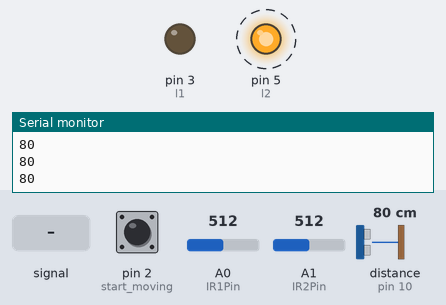
Simulated run of this sketch. Board: Arduino Uno, built with avr-gcc and run on an emulated ATmega328P. Shown: output pins drawn as LEDs (lit = HIGH), the last lines printed to the serial monitor. Wiring (inferred from the names in the program): ultrasonic range finder: trigger pin 11; echo pin 10. Dashed ring = blinking. The inputs (shaded band) are chosen by the test bench; at power-on: A0 (IR1Pin) = 512, distance to the obstacle (sensor on pin 10) 80 cm, pin 2 (start_moving) HIGH, A1 (IR2Pin) = 512. The echo pulse lasts 58.3 µs per cm; pins used as bus, display or sensor lines are not drawn.

Above: at 1.2 s.
1.3 s: A0 (IR1Pin) fed a 200 Hz sine of ±81 counts around its level
At 1.97 s:
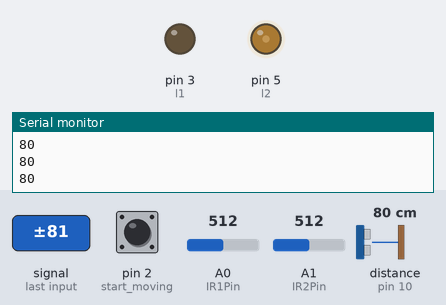
4.3 s: A0 (IR1Pin) set to 425
5.9 s: distance to the obstacle (sensor on pin 10) set to 60 cm
8.9 s: A1 (IR2Pin) fed a 50 Hz sine of ±306 counts around its level
At 9.18 s:
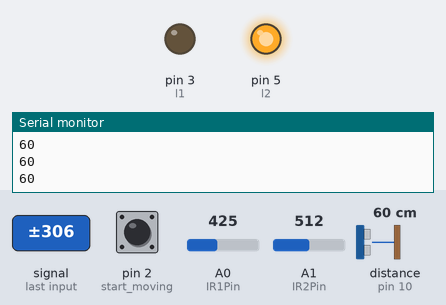
11.9 s: pin 2 (start_moving) pulled LOW for 3.2 s
At 15.47 s:
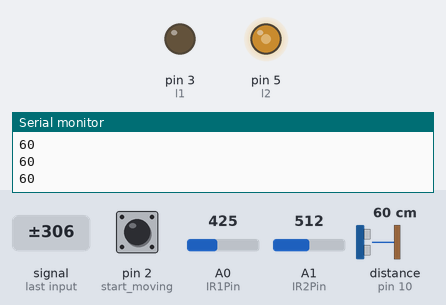
16.9 s: A0 (IR1Pin) fed a 1000 Hz sine of ±255 counts around its level
Timing chart, 0 to 20.9 s (numbered marks = the images above; inputs shaded):
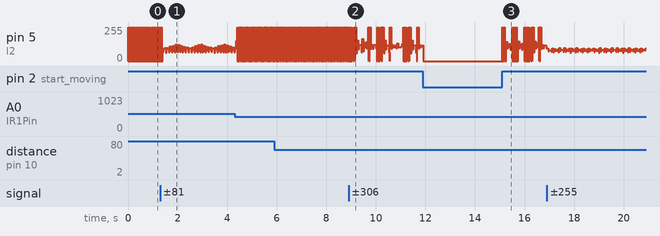

The sketch:

carrrr.ino
```cpp
#define r1 6
#define r2 9
#define l1 3
#define l2 5
#define IR1Pin  A0
#define IR2Pin  A1
#define SPEED 30
#define DISTANCE 10

int trig=11;
int echo=10;
long Pulseduration;
int distance=100;
int start_moving = 2;


void forwards(int speed);
void turnright();
void turnleft();
void brake(void);
void line_trace(int);
void slt();
void woohoo();
int check_dist();
bool state=false;
void setup() {
    Serial.begin(9600);
    pinMode(l1, OUTPUT);
    pinMode(l2, OUTPUT);
    pinMode(r1, OUTPUT);
    pinMode(r2, OUTPUT);
    pinMode(trig,OUTPUT);
    pinMode(echo,INPUT);

}
int cur_state=1;
int previous_state=1;
void loop() {
  cur_state=digitalRead(start_moving);


  while(digitalRead(start_moving)==1 && check_dist()>DISTANCE){
    for (int j=0; j<100; j++){

    line_trace(j);
    }

  }
  brake();

  if (cur_state!=previous_state && cur_state==1){
    while(check_dist()<DISTANCE+5){
    for (int i=0; i<100; i++){
      line_trace(i);
    }
    }
    delay(100);
    while(check_dist()>DISTANCE){
    for (int j=0; j<100; j++){
      line_trace(j);
    }

  }
  }
  previous_state=cur_state;

}

int check_dist(){
    digitalWrite(trig,LOW);
    delayMicroseconds(2);
    digitalWrite(trig,HIGH);
    delayMicroseconds(5);
    digitalWrite(trig,LOW);
    Pulseduration=pulseIn(echo,HIGH);
    distance=Pulseduration/58;
Serial.println(distance);
    return distance;
}
void line_trace(int j) {
    int lightVal1 = analogRead(IR1Pin);
    int lightVal2 = analogRead(IR2Pin);

    if (lightVal1 > 435) {
        if (lightVal2 > 435) {
            forwards(j);
        }
        else {
            turnright(j);
        }
    }
    else {
        if (lightVal2 < 435) {
            forwards(j);
        }
        else {
            turnleft(j);
        }
    }
}
void slt(){
  int lightVal1 = analogRead(IR1Pin);
  if (lightVal1 > 435){
    turnright();
  }
  else {
    turnleft();
  }
}
void woohoo(){
  brake();
  Serial.println("interrupted");
  Serial.println(digitalRead(2));
  delay(1000);
}
void forwards(int speed) {
    digitalWrite(r1, LOW);

    digitalWrite(l1, LOW);
    if (speed <SPEED*1.25){
    analogWrite(l2, 255); ;
    analogWrite(r2, 255);
    }else{
      digitalWrite(r2, LOW);

    digitalWrite(l2, LOW);
    }
}
void brake() {
    digitalWrite(l1, LOW);
    digitalWrite(l2, LOW);
    digitalWrite(r1, LOW);
    digitalWrite(r2, LOW);
}
void turnright(int speed) {
    digitalWrite(r1, LOW);
    if (speed <SPEED*2){
    analogWrite(r2, 255);
    }else{
    analogWrite(r2, 0);
    }
    digitalWrite(l1, LOW);
    digitalWrite(l2, LOW);
}

void turnleft(int speed) {
    digitalWrite(r1, LOW);
    digitalWrite(r2, LOW);
    digitalWrite(l1, LOW);
    if (speed <SPEED*2){
    analogWrite(l2, 255);
    }else{
    analogWrite(l2, 0);
    }
}
```
